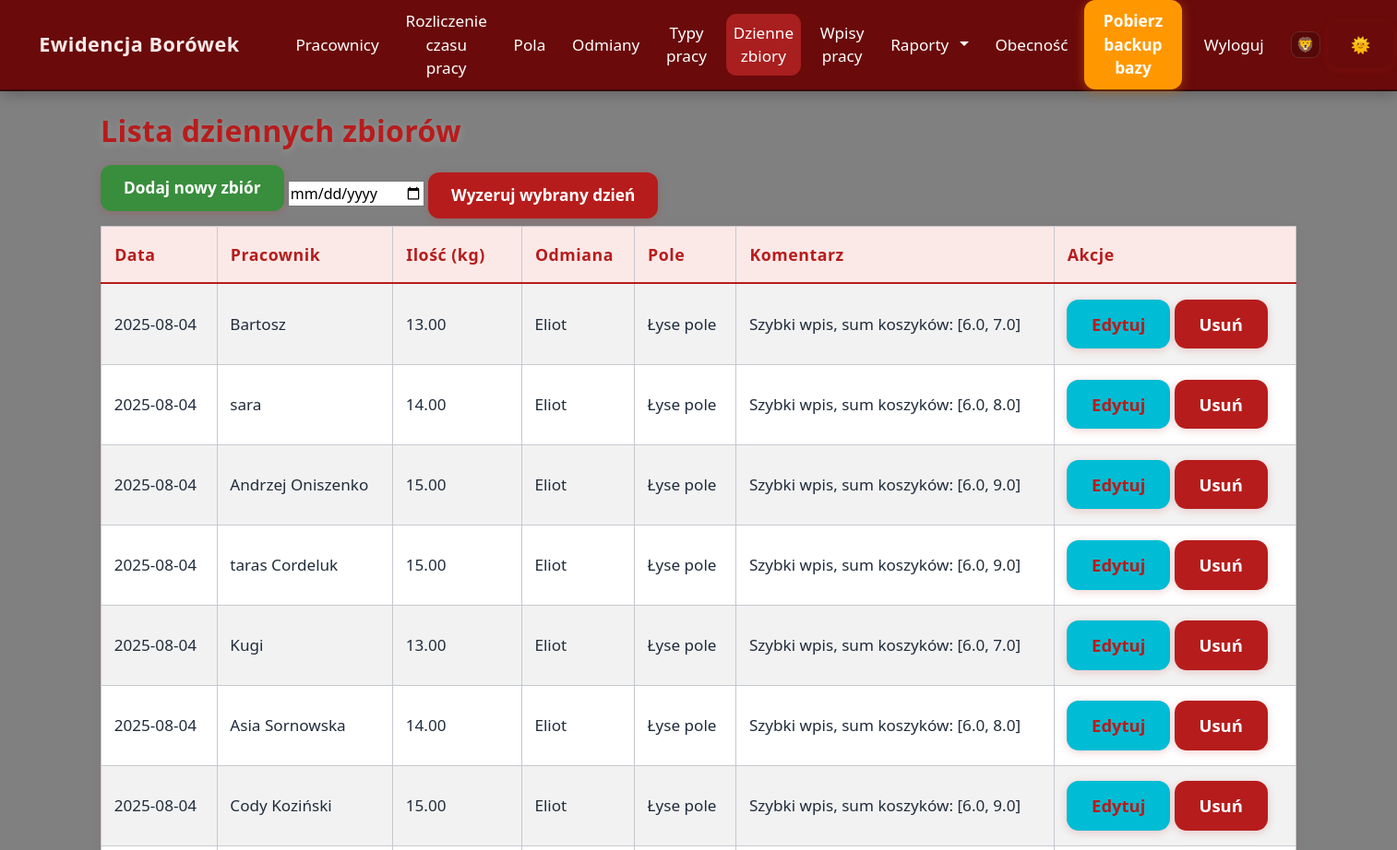
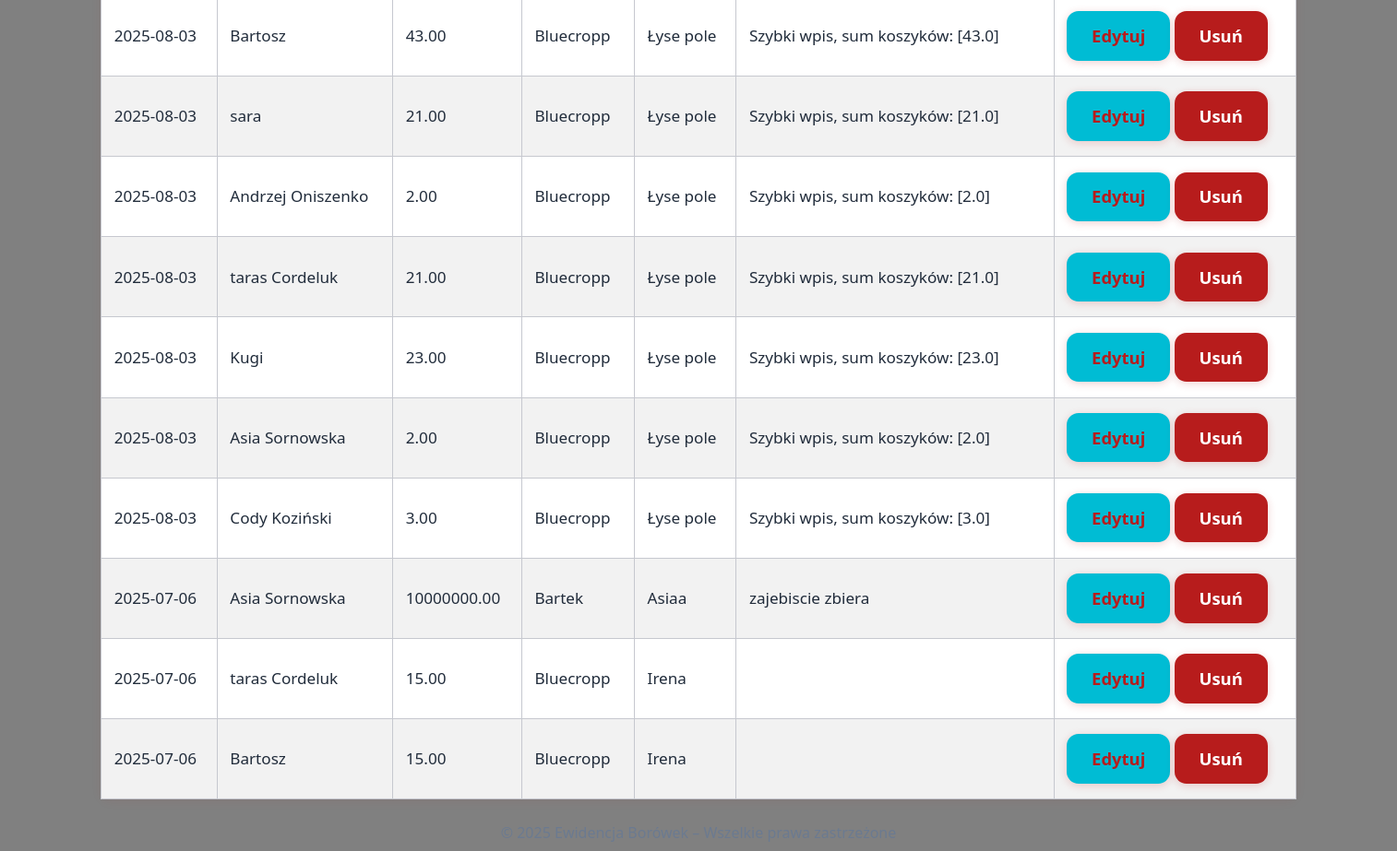
/harvests (signed in), run on the app's committed database (2 pictures, top to bottom).
### models.py (models this page shows)
class DailyHarvest(db.Model):
    id = db.Column(db.Integer, primary_key=True)
    date = db.Column(db.Date, nullable=False, default=datetime.utcnow)
    employee_id = db.Column(db.Integer, db.ForeignKey('employee.id'), nullable=False)
    quantity_kg = db.Column(db.Float, nullable=False)
    variety_id = db.Column(db.Integer, db.ForeignKey('berry_variety.id'), nullable=False)
    field_id = db.Column(db.Integer, db.ForeignKey('field.id'), nullable=False)
    comment = db.Column(db.Text, nullable=True)
    variety = db.relationship('BerryVariety')
    field = db.relationship('Field')

class Employee(db.Model):
    id = db.Column(db.Integer, primary_key=True)
    external_id = db.Column(db.String(30), unique=True)
    name = db.Column(db.String(100), nullable=False)
    external_id = db.Column(db.String(50))
    hourly_rate = db.Column(db.Float, nullable=False, default=0.0)
    piece_rate = db.Column(db.Float, nullable=False, default=0.0)
    is_active = db.Column(db.Boolean, default=True)
    entries = db.relationship('Entry', backref='employee', lazy=True, cascade="all, delete-orphan")
    harvests = db.relationship('DailyHarvest', backref='employee', lazy=True, cascade="all, delete-orphan")
    team = db.Column(db.String(64), nullable=True)

class BerryVariety(db.Model):
    id = db.Column(db.Integer, primary_key=True)
    name = db.Column(db.String(100), nullable=False)
    piece_rate_modifier = db.Column(db.Float, nullable=False, default=1.0)

class Field(db.Model):
    id = db.Column(db.Integer, primary_key=True)
    name = db.Column(db.String(100), nullable=False)

### app.py (the view)
@app.route('/harvests')
@login_required
def harvests():
    harvests = DailyHarvest.query.order_by(DailyHarvest.date.desc()).all()
    return render_template('daily_harvest_list.html', harvests=harvests)

### app.py (called while the page is built)
@app.context_processor
def inject_now():
    return {'current_year': datetime.now().year}

@app.context_processor
def inject_now():
    return {'current_year': datetime.now().year}

@login_manager.user_loader
def load_user(user_id):
    return User.query.get(int(user_id))

### templates/daily_harvest_list.html
{% extends "base.html" %}
{% block content %}
<h2>Lista dziennych zbiorów</h2>
<a href="{{ url_for('add_daily_harvest') }}" class="btn btn-success mb-3">Dodaj nowy zbiór</a>
{% if harvests %}
	<form action="{{ url_for('clear_day') }}" method="post" class="mb-3 d-inline">
    <input type="date" name="clear_date" required value="{{ request.args.get('date', '') }}">
    <button type="submit" class="btn btn-danger" onclick="return confirm('Czy na pewno usunąć wszystkie zbiory i wpisy pracy z tego dnia?');">
        Wyzeruj wybrany dzień
    </button>
	</form>
    <table class="table table-striped table-bordered">
        <thead class="thead-dark">
            <tr>
                <th>Data</th>
                <th>Pracownik</th>
                <th>Ilość (kg)</th>
                <th>Odmiana</th>
                <th>Pole</th>
                <th>Komentarz</th>
                <th>Akcje</th>
            </tr>
        </thead>
        <tbody>
            {% for harvest in harvests %}
            <tr>
                <td>{{ harvest.date.strftime('%Y-%m-%d') }}</td>
                <td>{{ harvest.employee.name }}</td>
                <td>{{ '%.2f'|format(harvest.quantity_kg) }}</td>
                <td>{{ harvest.variety.name }}</td>
                <td>{{ harvest.field.name }}</td>
                <td>{{ harvest.comment }}</td>
                <td>
                    <a href="{{ url_for('edit_daily_harvest', harvest_id=harvest.id) }}" class="btn btn-sm btn-info">Edytuj</a>
                    <form action="{{ url_for('delete_daily_harvest', harvest_id=harvest.id) }}" method="POST" style="display:inline;" onsubmit="return confirm('Czy na pewno chcesz usunąć ten zbiór?');">
                        <button type="submit" class="btn btn-sm btn-danger">Usuń</button>
                    </form>
                </td>
            </tr>
            {% endfor %}
        </tbody>
    </table>
{% else %}
    <p>Brak zapisanych zbiorów.</p>
{% endif %}
{% endblock %}

### static/style.css (style rules this page uses)
body { font-family: 'Segoe UI', Tahoma, Geneva, Verdana, sans-serif; background-color: #f8f9fa; color: #343a40; transition: background 0.3s, color 0.3s; }
:root { --bg: #ffffff; --text: #222222; --navbar: #6a0a0a; --footer: #f8f9fa; --tile: #8D0707; --tile-hover: #ad1d1d; --tile-shadow: 0 4px 24px #0002; --tile-glow: 0 0 12px #d32f2f88; }
body { background: var(--bg); color: var(--text); }

### static/custom.css (style rules this page uses)
body { min-height: 100vh; background: #808080; color: #23272f; font-family: 'Segoe UI', 'Arial', sans-serif; }
.table, .table-bordered, .table-striped { background: #fff !important; border-radius: 10px !important; box-shadow: 0 2px 12px #b71c1c11; color: #212c3b !important; border: 1px solid #c6c8cf !important; }
.table th, .table td { border: 1px solid #c6c8cf !important; padding: 0.95em 0.8em !important; vertical-align: middle; font-size: 1.07em; color: #212c3b !important; font-weight: 500; background: #fff !important; }
.table thead th { background: #fbe9e7 !important; color: #b71c1c !important; font-size: 1.11em; font-weight: 700; letter-spacing: 0.03em; border-bottom: 2.5px solid #b71c1c !important; }
.table-striped > tbody > tr:nth-of-type(odd) { background-color: #ececf2 !important; }
h1, h2, h3, h4, h5 { color: #b71c1c; font-weight: 800; letter-spacing: 0.4px; margin-bottom: 1.1rem; text-shadow: 0 2px 10px #fff3; }
.btn, button, .btn-primary, .btn-success, .btn-danger, .btn-info, .btn-secondary { border-radius: 0.7em !important; font-weight: 700; font-size: 1.08em; box-shadow: 0 2px 10px #b71c1c33; border: none !important; transition: background 0.15s, color 0.15s, box-shadow 0.09s; padding: 0.7em 1.45em; }
.btn-primary, .btn-danger { background: #b71c1c; color: #fff !important; }
.btn-success { background: #388e3c; color: #fff !important; }
.btn-info { background: #00bcd4; color: #b71c1c !important; }

### data on the page
DailyHarvest: date "2025-08-04", employee.name "Bartosz", quantity_kg "13.00", variety.name "Eliot", field.name "Łyse pole", comment "Szybki wpis, sum koszyków: [6.0, 7.0]"
DailyHarvest: date "2025-08-04", employee.name "sara", quantity_kg "14.00", variety.name "Eliot", field.name "Łyse pole", comment "Szybki wpis, sum koszyków: [6.0, 8.0]"
DailyHarvest: date "2025-08-04", employee.name "Andrzej Oniszenko", quantity_kg "15.00", variety.name "Eliot", field.name "Łyse pole", comment "Szybki wpis, sum koszyków: [6.0, 9.0]"
DailyHarvest: date "2025-08-04", employee.name "taras Cordeluk", quantity_kg "15.00", variety.name "Eliot", field.name "Łyse pole", comment "Szybki wpis, sum koszyków: [6.0, 9.0]"
DailyHarvest: date "2025-08-04", employee.name "Kugi", quantity_kg "13.00", variety.name "Eliot", field.name "Łyse pole", comment "Szybki wpis, sum koszyków: [6.0, 7.0]"
DailyHarvest: date "2025-08-04", employee.name "Asia Sornowska", quantity_kg "14.00", variety.name "Eliot", field.name "Łyse pole", comment "Szybki wpis, sum koszyków: [6.0, 8.0]"
DailyHarvest: date "2025-08-04", employee.name "Cody Koziński", quantity_kg "15.00", variety.name "Eliot", field.name "Łyse pole", comment "Szybki wpis, sum koszyków: [6.0, 9.0]"
DailyHarvest: date "2025-08-03", employee.name "Bartosz", quantity_kg "43.00", variety.name "Bluecropp", field.name "Łyse pole", comment "Szybki wpis, sum koszyków: [43.0]"
DailyHarvest: date "2025-08-03", employee.name "sara", quantity_kg "21.00", variety.name "Bluecropp", field.name "Łyse pole", comment "Szybki wpis, sum koszyków: [21.0]"
DailyHarvest: date "2025-08-03", employee.name "Andrzej Oniszenko", quantity_kg "2.00", variety.name "Bluecropp", field.name "Łyse pole", comment "Szybki wpis, sum koszyków: [2.0]"
DailyHarvest: date "2025-08-03", employee.name "taras Cordeluk", quantity_kg "21.00", variety.name "Bluecropp", field.name "Łyse pole", comment "Szybki wpis, sum koszyków: [21.0]"
DailyHarvest: date "2025-08-03", employee.name "Kugi", quantity_kg "23.00", variety.name "Bluecropp", field.name "Łyse pole", comment "Szybki wpis, sum koszyków: [23.0]"
DailyHarvest: date "2025-08-03", employee.name "Asia Sornowska", quantity_kg "2.00", variety.name "Bluecropp", field.name "Łyse pole", comment "Szybki wpis, sum koszyków: [2.0]"
DailyHarvest: date "2025-08-03", employee.name "Cody Koziński", quantity_kg "3.00", variety.name "Bluecropp", field.name "Łyse pole", comment "Szybki wpis, sum koszyków: [3.0]"
DailyHarvest: date "2025-07-06", employee.name "Asia Sornowska", quantity_kg "10000000.00", variety.name "Bartek", field.name "Asiaa", comment "zajebiscie zbiera"
DailyHarvest: date "2025-07-06", employee.name "taras Cordeluk", quantity_kg "15.00", variety.name "Bluecropp", field.name "Irena"
DailyHarvest: date "2025-07-06", employee.name "Bartosz", quantity_kg "15.00", variety.name "Bluecropp", field.name "Irena"
